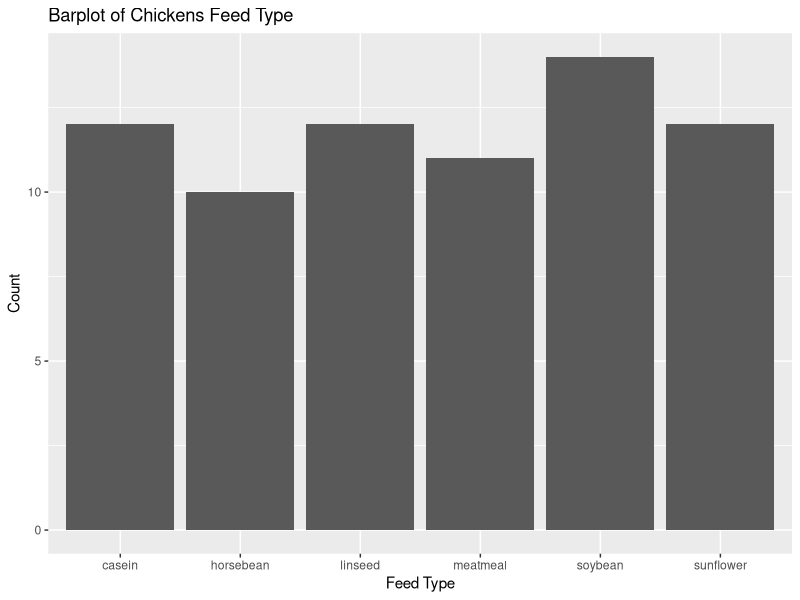

Reproduce this figure in R.
# Load chickwts dataset
if(!require(tidyverse)) {
  install.packages("tidyverse")
}
library(tidyverse)

data("chickwts")

# Calculate the counts of each feed type

# Generate a boxplot
weights = chickwts %>%
  ggplot(aes(x = feed)) +
  geom_bar() +
  labs(title = "Barplot of Chickens Feed Type", x = "Feed Type", y = "Count")
ggsave("barplot_chickwts.png", plot = weights, device = "png")

dev.off()  # Close the PNG device
